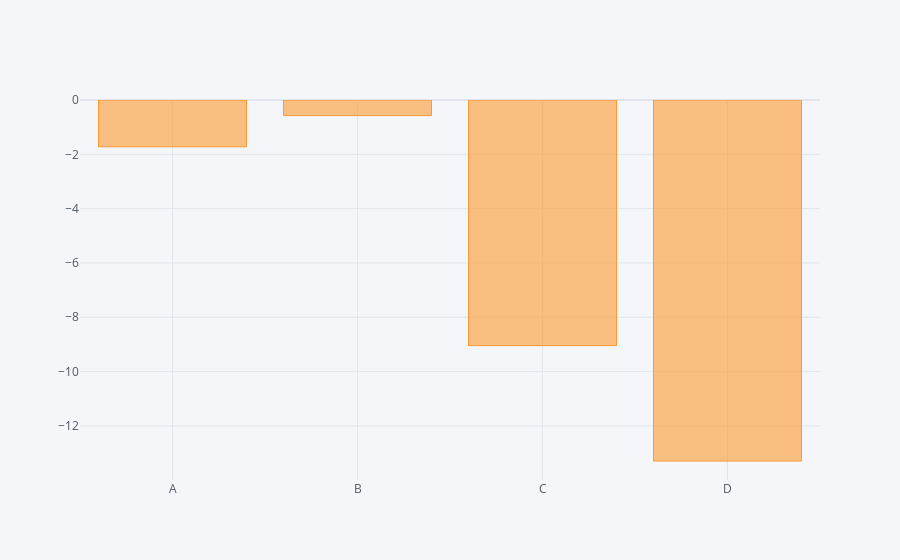

Source (notebook cell):
### Code cell
df.sum().iplot(kind='bar')

### Figure 1 — Plotly figure (JSON) as saved in the notebook; plotly's stock layout.template omitted (floating-point values rounded to 4 significant figures)
{"data": [{"marker": {"color": "rgba(255, 153, 51, 0.6)", "line": {"color": "rgba(255, 153, 51, 1.0)", "width": 1}}, "name": "None", "orientation": "v", "text": "", "type": "bar", "x": ["A", "B", "C", "D"], "y": [-1.724, -0.5749, -9.045, -13.29]}], "layout": {"legend": {"bgcolor": "#F5F6F9", "font": {"color": "#4D5663"}}, "paper_bgcolor": "#F5F6F9", "plot_bgcolor": "#F5F6F9", "title": {"font": {"color": "#4D5663"}}, "xaxis": {"gridcolor": "#E1E5ED", "showgrid": true, "tickfont": {"color": "#4D5663"}, "title": {"font": {"color": "#4D5663"}, "text": ""}, "zerolinecolor": "#E1E5ED"}, "yaxis": {"gridcolor": "#E1E5ED", "showgrid": true, "tickfont": {"color": "#4D5663"}, "title": {"font": {"color": "#4D5663"}, "text": ""}, "zerolinecolor": "#E1E5ED"}}}
